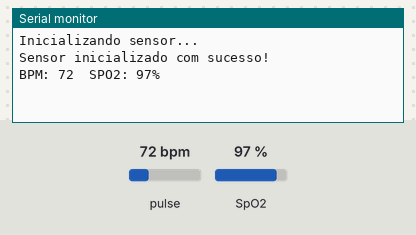
Simulated run of this sketch. Board: ESP32. On the bench: the last lines printed to the serial monitor. The inputs (shaded band) are chosen by the test bench; at power-on: pulse 72 bpm, SpO2 97 %.

Above: at 2.4 s.
2.5 s: pulse set to 42 bpm
At 3.7 s:
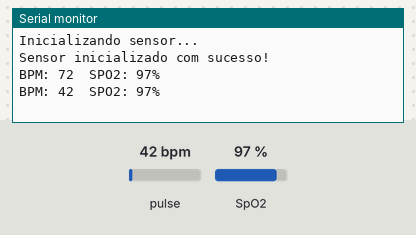
4.0 s: SpO2 set to 80 %
At 5.2 s:
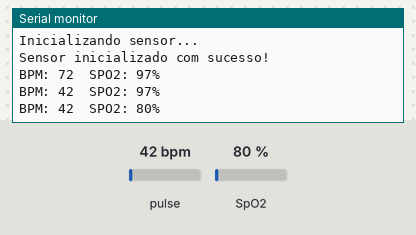
5.5 s: pulse set to 70 bpm
At 6.5 s:
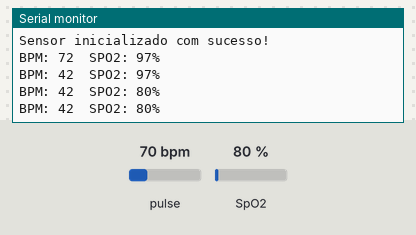
Timing chart, 0 to 8.5 s (numbered marks = the images above; inputs shaded):
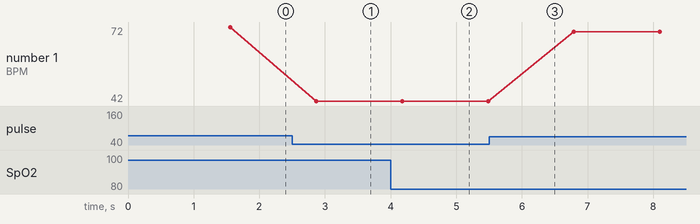

The sketch:

Codigo2.ino
```cpp
#include <Wire.h>
#include "MAX30105.h"
#include "spo2_algorithm.h"
#include "heartRate.h"

MAX30105 particleSensor;

uint32_t irBuffer[100];
uint32_t redBuffer[100];

int32_t bufferLength;
int32_t spo2;
int8_t validSPO2;
int32_t heartRate;
int8_t validHeartRate;

bool initialized = false;

void setup()
{
  Wire.begin(4, 15);
  Wire.setClock(400000);
  Serial.begin(115200);
  Serial.println("Inicializando sensor...");

  if (!particleSensor.begin(Wire, I2C_SPEED_FAST))
  {
    Serial.println("Sensor MAX30105 nao encontrado!");
    while (1);
  }

  byte ledBrightness = 50;
  byte sampleAverage = 1;
  byte ledMode = 2;
  byte sampleRate = 100;
  int pulseWidth = 69;
  int adcRange = 4096;

  particleSensor.setup(ledBrightness, sampleAverage, ledMode, sampleRate, pulseWidth, adcRange);
  Serial.println("Sensor inicializado com sucesso!");

  // Coleta 100 amostras iniciais apenas uma vez
  bufferLength = 100;
  for (byte i = 0; i < bufferLength; i++)
  {
    while (!particleSensor.available())
      particleSensor.check();

    redBuffer[i] = particleSensor.getIR();
    irBuffer[i] = particleSensor.getRed();
    particleSensor.nextSample();
  }

  // Calcula batimento e oxigenação inicial
  maxim_heart_rate_and_oxygen_saturation(irBuffer, bufferLength, redBuffer, &spo2, &validSPO2, &heartRate, &validHeartRate);

  initialized = true;
}

void loop()
{
  if (!initialized) return;

  // Atualiza buffer deslocando os valores
  for (byte i = 25; i < 100; i++)
  {
    redBuffer[i - 25] = redBuffer[i];
    irBuffer[i - 25] = irBuffer[i];
  }

  // Coleta 25 novas amostras
  for (byte i = 75; i < 100; i++)
  {
    while (!particleSensor.available())
      particleSensor.check();

    redBuffer[i] = particleSensor.getRed();
    irBuffer[i] = particleSensor.getIR();
    particleSensor.nextSample();
  }

  // Recalcula valores
  maxim_heart_rate_and_oxygen_saturation(irBuffer, bufferLength, redBuffer, &spo2, &validSPO2, &heartRate, &validHeartRate);

  // Exibe resultados no console
  if (validHeartRate == 1 && heartRate > 0) {
    Serial.print("BPM: ");
    Serial.print(heartRate);
  } else {
    Serial.print("BPM: --");
  }

  if (validSPO2 == 1 && spo2 > 0 && spo2 <= 100) {
    Serial.print("\tSPO2: ");
    Serial.print(spo2);
    Serial.println("%");
  } else {
    Serial.println("\tSPO2: --%");
  }

  delay(1000); // Aguarda 1 segundo entre as leituras
}
```

Measured:
- after the input at 2.5 s, the serial monitor: prints a new line after 0.37 s (image 1)
- after the input at 4.0 s, the serial monitor: prints a new line after 0.18 s (image 2)
- plotted number 1: 72 → 42 after the input at 2.5 s, 42 → 70 after the input at 5.5 s
